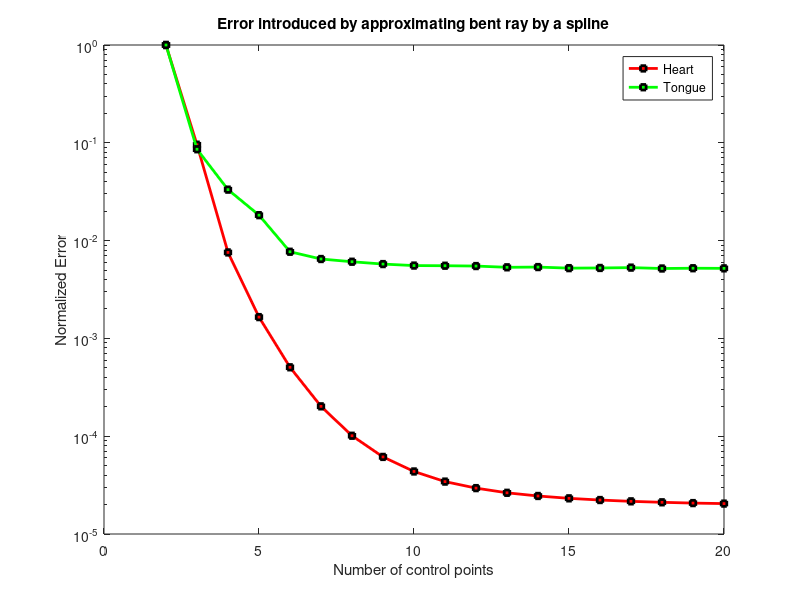

MATLAB code to generate this figure: (Note: this script raises an error after producing the figure.)
clc;
clear all;
close all;

abcissa = 2:20;

set(gca,'FontSize',13)

heartDataMean = [
    0.02875026731662125600,
    0.00274825956844097640,
    0.00021757953774322861,
    0.00004746025979648747,
    0.00001456266234415161,
    0.00000580652744253723,
    0.00000290574354736542,
    0.00000176513206150563,
    0.00000125335051044070,
    0.00000098738326048822,
    0.00000084687993805093,
    0.00000075837542631283,
    0.00000070371750536387,
    0.00000066577064117580,
    0.00000063969932034956,
    0.00000062022578522290,
    0.00000060636101559777,
    0.00000059528732590031,
    0.00000058816021081711];
    
heartDataMax = [
    7.27561254864655900000,
    3.42226778627140420000,
    0.01124380754183075900,
    0.00344813333957972580,
    0.00118464844692176970,
    0.00044780491759636450,
    0.00019105495572505345,
    0.00009830213611191798,
    0.00009480076883897392,
    0.00008863539514425093,
    0.00008697781790377309,
    0.00008506997466846772,
    0.00008365100984325797,
    0.00008402649947487872,
    0.00008270075346197123,
    0.00008233040174104978,
    0.00008195214667645686,
    0.00008245627404064375,
    0.00008197391810690566];
    
tongueDataMean = [
    0.00092220484048968581,
    0.00007922389530301231,
    0.00003061470812694536,
    0.00001678253610380214,
    0.00000709251906845081,
    0.00000597784641859018,
    0.00000560620065422586,
    0.00000530685346713641,
    0.00000512214335014304,
    0.00000510324159155037,
    0.00000506503361068551,
    0.00000491765346713275,
    0.00000494503886965513,
    0.00000482270193162149,
    0.00000484265036976593,
    0.00000488155455375184,
    0.00000478172530583692,
    0.00000481200229554399,
    0.00000479765346418503];

heartDataMeanNormalized = heartDataMean / heartDataMean(1);
tongueDataMeanNormalized = tongueDataMean / tongueDataMean(1);

semilogy(abcissa, heartDataMeanNormalized, '-rs','LineWidth',2, 'MarkerEdgeColor','k', 'MarkerFaceColor','r','MarkerSize',4);
hold all;
semilogy(abcissa, tongueDataMeanNormalized, '-gs','LineWidth',2, 'MarkerEdgeColor','k', 'MarkerFaceColor','g','MarkerSize',4);
cd('../plot2svg');
title('Error introduced by approximating bent ray by a spline');
xlabel('Number of control points');
ylabel('Normalized Error');
legend('Heart', 'Tongue');
plot2svg('../spline_approximation/spline_approximation.svg');
cd('../spline_approximation');